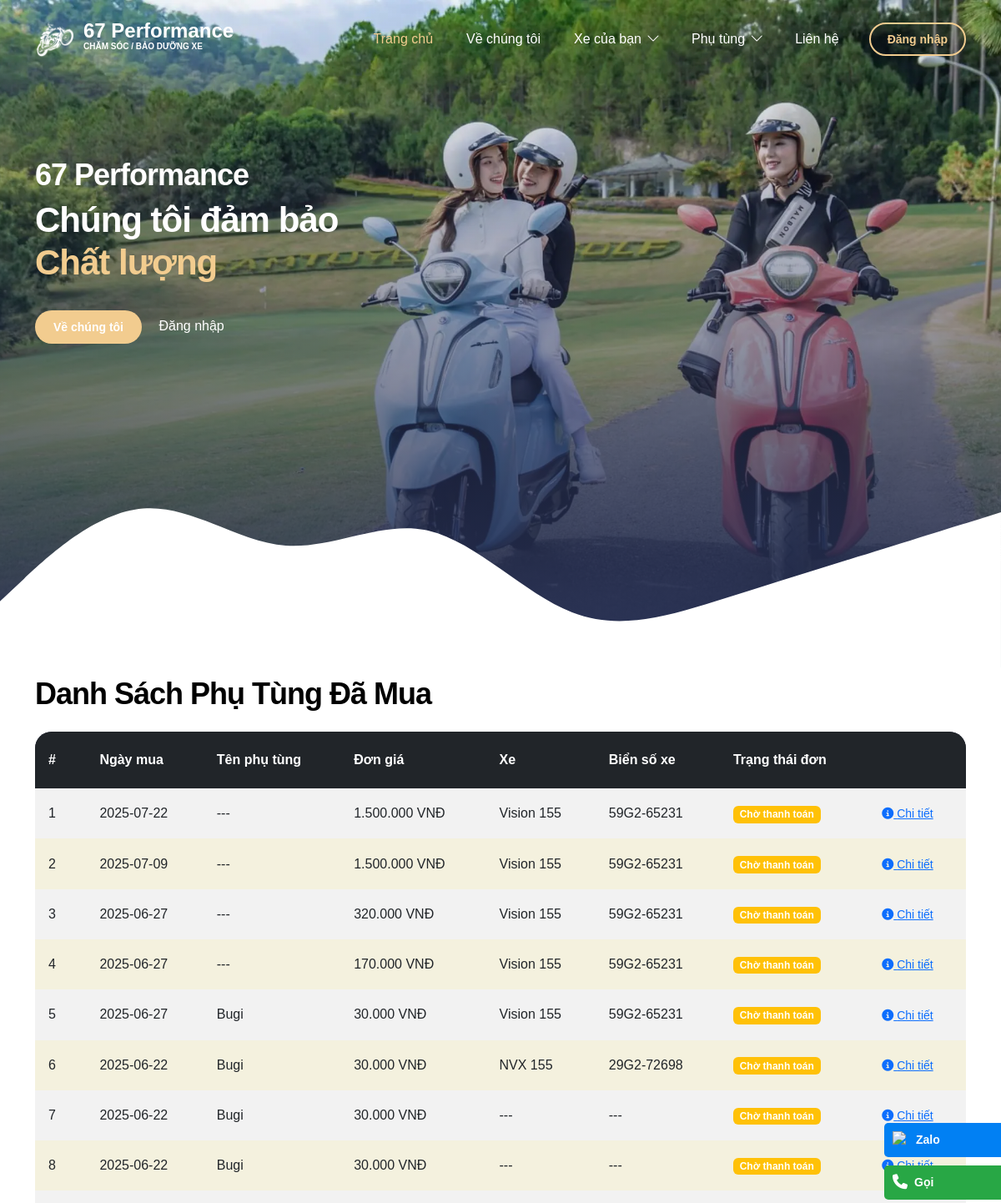
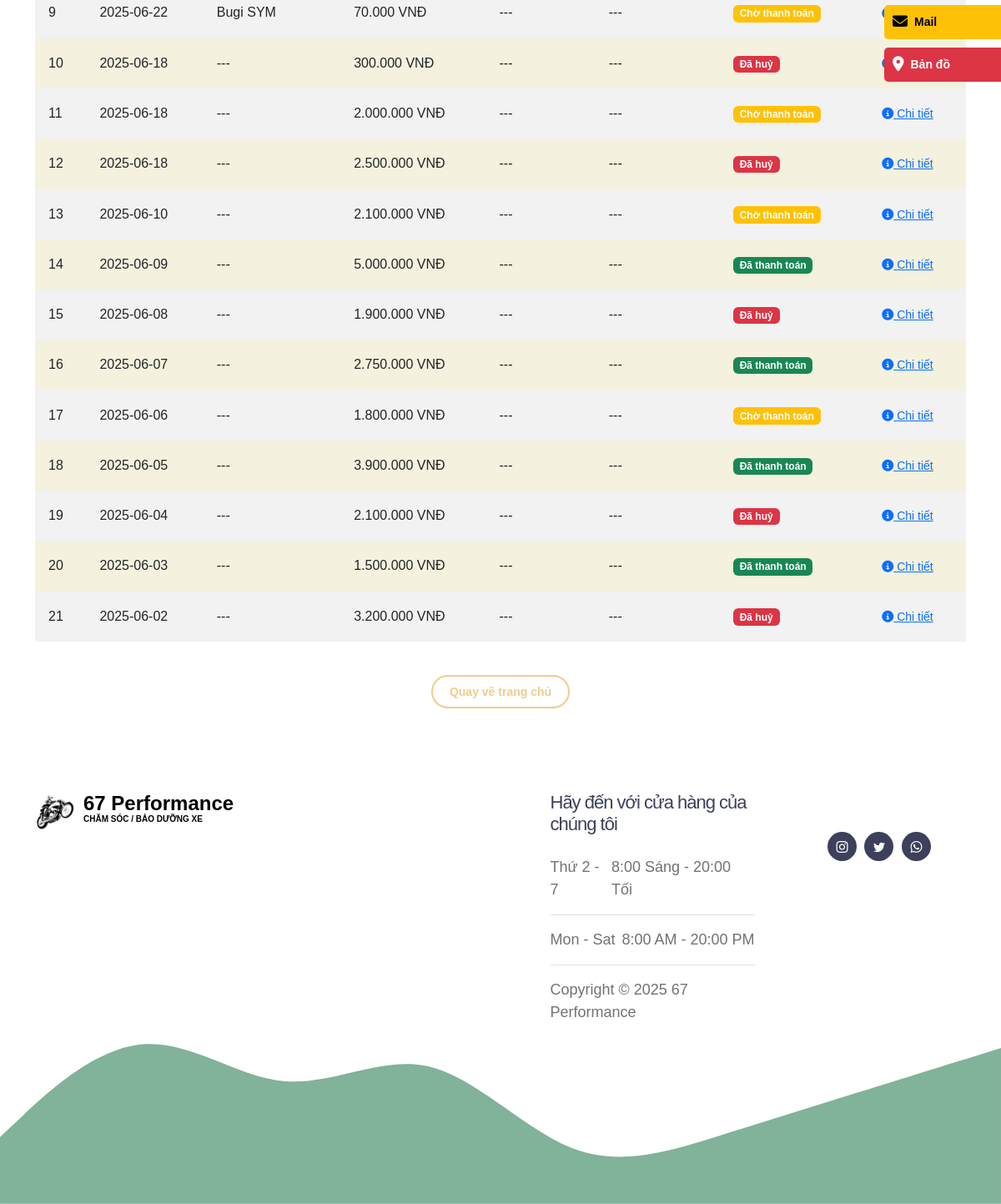
/User/listphutungdamua.php, run on the app's committed database (2 pictures, top to bottom).
### tables this page shows
CREATE TABLE `hoadon` (
  `MaHD` int(11) NOT NULL,
  `TongTien` decimal(10,2) DEFAULT NULL,
  `Ngay` date DEFAULT NULL,
  `TrangThai` enum('cho_thanh_toan','da_thanh_toan','huy') DEFAULT NULL,
  `xemay_MaXE` int(11) DEFAULT NULL,
  `phutungxemay_MaSP` int(11) NOT NULL
);

CREATE TABLE `xemay` (
  `MaXE` int(11) NOT NULL,
  `TenXe` varchar(255) DEFAULT NULL,
  `LoaiXe` varchar(255) DEFAULT NULL,
  `PhanKhuc` varchar(255) DEFAULT NULL,
  `BienSoXe` varchar(255) DEFAULT NULL,
  `HinhAnhMatTruocXe` varchar(255) DEFAULT NULL,
  `HinhAnhMatSauXe` varchar(255) DEFAULT NULL,
  `hoadon_MaHD` int(11) DEFAULT NULL,
  `khachhang_MaKH` int(11) DEFAULT NULL
);

CREATE TABLE `phutungxemay` (
  `MaSP` int(11) NOT NULL,
  `TenSP` varchar(100) DEFAULT NULL,
  `SoSeriesSP` varchar(100) DEFAULT NULL,
  `MieuTaSP` text DEFAULT NULL,
  `NamSX` int(11) DEFAULT NULL,
  `XuatXu` varchar(100) DEFAULT NULL,
  `ThoiGianBaoHanhDinhKy` varchar(255) DEFAULT NULL,
  `DonGia` decimal(15,2) DEFAULT NULL,
  `loaiphutung` varchar(45) DEFAULT NULL,
  `HinhAnh` varchar(255) DEFAULT NULL,
  `TrangThai` tinyint(1) DEFAULT NULL,
  `nhasanxuat_MaNSX` int(11) DEFAULT NULL,
  `SoLanBaoHanhToiDa` int(11) DEFAULT NULL
);

### User/listphutungdamua.php (the view, shortened to what this page needs)
<?php
$db = new ConnectDb();
$pdo = $db->connect();
if (isset($_SESSION['MaKH'])) {
    $maKH = $_SESSION['MaKH'];
    $sql = "SELECT h.MaHD, h.Ngay, h.TongTien, h.TrangThai, h.xemay_MaXE, h.phutungxemay_MaSP,
                   xe.TenXe, xe.BienSoXe, pt.TenSP, pt.DonGia
            FROM hoadon h
            LEFT JOIN xemay xe ON h.xemay_MaXE = xe.MaXE
            LEFT JOIN phutungxemay pt ON h.phutungxemay_MaSP = pt.MaSP
            WHERE xe.khachhang_MaKH = ?
            ORDER BY h.Ngay DESC, h.MaHD DESC";
    $stmt = $pdo->prepare($sql);
    $stmt->execute([$maKH]);
    $list = $stmt->fetchAll(PDO::FETCH_ASSOC);
} else {
    $sql = "SELECT h.MaHD, h.Ngay, h.TongTien, h.TrangThai, h.xemay_MaXE, h.phutungxemay_MaSP,
                   xe.TenXe, xe.BienSoXe, pt.TenSP, pt.DonGia
            FROM hoadon h
            LEFT JOIN xemay xe ON h.xemay_MaXE = xe.MaXE
            LEFT JOIN phutungxemay pt ON h.phutungxemay_MaSP = pt.MaSP
            ORDER BY h.Ngay DESC, h.MaHD DESC";
    $stmt = $pdo->prepare($sql);
    $stmt->execute();
    $list = $stmt->fetchAll(PDO::FETCH_ASSOC);
}
function tenTrangThaiHD($tt) {
    switch ($tt) {
        case 'cho_thanh_toan': return 'Chờ thanh toán';
        case 'da_thanh_toan': return 'Đã thanh toán';
        case 'huy': return 'Đã huỷ';
    }
}
?>
<!doctype html>
<html lang="vi">
<head>
    <link href="css/bootstrap.min.css" rel="stylesheet">
    <link href="css/bootstrap-icons.css" rel="stylesheet">
    <link href="css/templatemo-tiya-golf-club.css" rel="stylesheet">
    <link rel="stylesheet" href="https://cdnjs.cloudflare.com/ajax/libs/font-awesome/6.5.0/css/all.min.css">
    <link rel="stylesheet" href="https://cdn.jsdelivr.net/npm/swiper@10/swiper-bundle.min.css">
</head>
<body>
<main>
    <?php include('./layouts/navbar/navbar.php') ?>
    <?php include('./layouts/hero/hero.php') ?>
    <section class="section-padding">
        <div class="container">
            <h2 class="mb-4">Danh Sách Phụ Tùng Đã Mua</h2>
            <div class="table-responsive">
                <table class="table table-bordered table-striped align-middle">
                    <thead class="table-dark">
                        <tr>
                            <th>#</th>
                            <th>Ngày mua</th>
                            <th>Tên phụ tùng</th>
                            <th>Đơn giá</th>
                            <th>Xe</th>
                            <th>Biển số xe</th>
                            <th>Trạng thái đơn</th>
                            <th></th>
                        </tr>
                    </thead>
                    <tbody>
                        <?php if (!empty($list)): ?>
                            <?php foreach ($list as $i => $item): ?>
                                <tr>
                                    <td><?= $i + 1 ?></td>
                                    <td><?= htmlspecialchars($item['Ngay']) ?></td>
                                    <td><?= htmlspecialchars($item['TenSP'] ?? '---') ?></td>
                                    <td><?= number_format($item['DonGia'] ?? $item['TongTien'], 0, ',', '.') ?> VNĐ</td>
                                    <td><?= htmlspecialchars($item['TenXe'] ?? '---') ?></td>
                                    <td><?= htmlspecialchars($item['BienSoXe'] ?? '---') ?></td>
                                    <td>
                                        <?php
                                        $tt = $item['TrangThai'];
                                        $badge = 'secondary';
                                        if ($tt == 'cho_thanh_toan') $badge = 'warning';
                                        elseif ($tt == 'da_thanh_toan') $badge = 'success';
                                        elseif ($tt == 'huy') $badge = 'danger';
                                        ?>
                                        <span class="badge bg-<?= $badge ?>">
                                            <?= tenTrangThaiHD($tt) ?>
                                        </span>
                                    </td>
                                    <td>
                                        <button type="button" class="btn btn-link btn-sm p-0"
                                            data-bs-toggle="modal"
                                            data-bs-target="#orderDetailModal<?= $item['MaHD'] ?>">
                                            <i class="fa fa-info-circle"></i> Chi tiết
                                        </button>
                                    </td>
                                </tr>
                            <?php endforeach; ?>
                        <?php else: ?>
                            <tr>
                                <td colspan="8" class="text-center">Không có phụ tùng nào đã mua.</td>
                            </tr>
                        <?php endif; ?>
                    </tbody>
                </table>
            </div>
            <div class="text-center mt-4">
                <a href="index.php" class="btn custom-btn custom-border-btn">Quay về trang chủ</a>
            </div>
        </div>
    </section>
    <?php include('./layouts/button/button.php') ?>
</main>
<?php include('./layouts/footer/footer.php') ?>
</body>
</html>
<?php
exit;
?>

### User/css/templatemo-tiya-golf-club.css (style rules this page uses)
:root { --white-color: #ffffff; --primary-color: #81B29A; --secondary-color: #3D405B; --section-bg-color: #F4F1DE; --custom-btn-bg-color: #F2CC8F; --custom-btn-bg-hover-color: #E07A5F; --dark-color: #000000; --p-color: #717275; --link-hover-color: #F2CC8F; --body-font-family: 'DM Sans', sans-serif; --h1-font-size: 42px; --h2-font-size: 36px; --h3-font-size: 28px; --h4-font-size: 24px; --h5-font-size: 22px; --h6-font-size: 20px; --p-font-size: 18px; --menu-font-size: 16px; --btn-font-size: 14px; --border-radius-large: 100px; --border-radius-medium: 20px; --border-radius-small: 10px; --font-weight-normal: 400; --font-weight-medium: 500; --font-weight-bold: 700; }
body { background-color: var(--white-color); font-family: var(--body-font-family); }
h2, h3, h4, h5, h6 { color: var(--dark-color); }
h1, h2, h3, h4, h5, h6 { font-weight: var(--font-weight-medium); letter-spacing: -1px; }
h2 { font-size: var(--h2-font-size); font-weight: var(--font-weight-bold); }
a, button { touch-action: manipulation; transition: all 0.3s; }
a { display: inline-block; color: var(--secondary-color); text-decoration: none; }
.section-padding { padding-top: 100px; padding-bottom: 100px; }
.custom-btn { background: var(--custom-btn-bg-color); border: 2px solid transparent; border-radius: var(--border-radius-large); color: var(--white-color); font-size: var(--btn-font-size); font-weight: var(--font-weight-bold); line-height: normal; transition: all 0.3s; padding: 10px 20px; }
.custom-border-btn { background: transparent; border: 2px solid var(--custom-btn-bg-color); color: var(--custom-btn-bg-color); }
.table-responsive { border-radius: var(--border-radius-medium); }
.table-responsive tbody, .table-responsive td, .table-responsive tfoot, .table-responsive th, .table-responsive thead, .table-responsive tr { border: 0; }
.table-responsive thead tr { background-color: var(--secondary-color); color: var(--white-color); }
.table-responsive thead th { padding: 22px 16px !important; }
.table-responsive tbody tr:nth-child(even) { background-color: var(--section-bg-color); }
.table>:not(caption)>*>* { padding: 18px 16px; }

### data on the page
hoadon: Ngay "2025-07-22", TenSP "---", DonGia "1.500.000", xemay_MaXE.TenXe "Vision 155", xemay_MaXE.BienSoXe "59G2-65231", TrangThai "Chờ thanh toán"
hoadon: Ngay "2025-07-09", TenSP "---", DonGia "1.500.000", xemay_MaXE.TenXe "Vision 155", xemay_MaXE.BienSoXe "59G2-65231", TrangThai "Chờ thanh toán"
hoadon: Ngay "2025-06-27", TenSP "---", DonGia "320.000", xemay_MaXE.TenXe "Vision 155", xemay_MaXE.BienSoXe "59G2-65231", TrangThai "Chờ thanh toán"
hoadon: Ngay "2025-06-27", TenSP "---", DonGia "170.000", xemay_MaXE.TenXe "Vision 155", xemay_MaXE.BienSoXe "59G2-65231", TrangThai "Chờ thanh toán"
hoadon: Ngay "2025-06-27", phutungxemay.TenSP "Bugi", phutungxemay.DonGia "30.000", xemay_MaXE.TenXe "Vision 155", xemay_MaXE.BienSoXe "59G2-65231", TrangThai "Chờ thanh toán"
hoadon: Ngay "2025-06-22", phutungxemay.TenSP "Bugi", phutungxemay.DonGia "30.000", xemay_MaXE.TenXe "NVX 155", xemay_MaXE.BienSoXe "29G2-72698", TrangThai "Chờ thanh toán"
hoadon: Ngay "2025-06-22", phutungxemay.TenSP "Bugi", phutungxemay.DonGia "30.000", TenXe "---", BienSoXe "---", TrangThai "Chờ thanh toán"
hoadon: Ngay "2025-06-22", phutungxemay.TenSP "Bugi", phutungxemay.DonGia "30.000", TenXe "---", BienSoXe "---", TrangThai "Chờ thanh toán"
hoadon: Ngay "2025-06-22", phutungxemay.TenSP "Bugi SYM", phutungxemay.DonGia "70.000", TenXe "---", BienSoXe "---", TrangThai "Chờ thanh toán"
hoadon: Ngay "2025-06-18", TenSP "---", DonGia "300.000", TenXe "---", BienSoXe "---", TrangThai "Đã huỷ"
hoadon: Ngay "2025-06-18", TenSP "---", DonGia "2.000.000", TenXe "---", BienSoXe "---", TrangThai "Chờ thanh toán"
hoadon: Ngay "2025-06-18", TenSP "---", DonGia "2.500.000", TenXe "---", BienSoXe "---", TrangThai "Đã huỷ"
hoadon: Ngay "2025-06-10", TenSP "---", DonGia "2.100.000", TenXe "---", BienSoXe "---", TrangThai "Chờ thanh toán"
hoadon: Ngay "2025-06-09", TenSP "---", DonGia "5.000.000", TenXe "---", BienSoXe "---", TrangThai "Đã thanh toán"
hoadon: Ngay "2025-06-08", TenSP "---", DonGia "1.900.000", TenXe "---", BienSoXe "---", TrangThai "Đã huỷ"
hoadon: Ngay "2025-06-07", TenSP "---", DonGia "2.750.000", TenXe "---", BienSoXe "---", TrangThai "Đã thanh toán"
hoadon: Ngay "2025-06-06", TenSP "---", DonGia "1.800.000", TenXe "---", BienSoXe "---", TrangThai "Chờ thanh toán"
hoadon: Ngay "2025-06-05", TenSP "---", DonGia "3.900.000", TenXe "---", BienSoXe "---", TrangThai "Đã thanh toán"
hoadon: Ngay "2025-06-04", TenSP "---", DonGia "2.100.000", TenXe "---", BienSoXe "---", TrangThai "Đã huỷ"
hoadon: Ngay "2025-06-03", TenSP "---", DonGia "1.500.000", TenXe "---", BienSoXe "---", TrangThai "Đã thanh toán"
hoadon: Ngay "2025-06-02", TenSP "---", DonGia "3.200.000", TenXe "---", BienSoXe "---", TrangThai "Đã huỷ"
